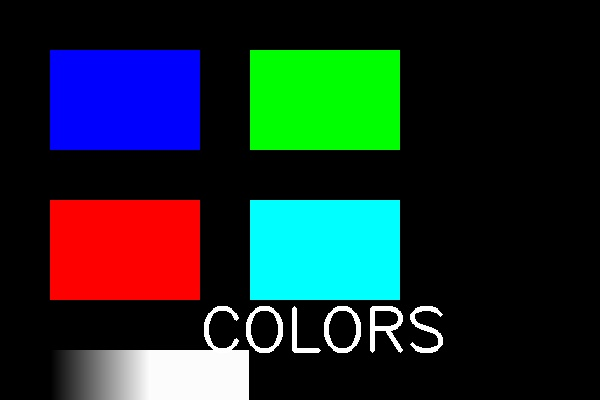
#> input picture 2025-10-01_taller_2_cv_3d/ejercicios/04_imagen_matriz_pixeles/assets/sample_image.jpg, 600 x 400 px
$ python imagen_matriz.py
#> lines starting #> are read from the running program, lines starting #| are printed output that depends on the picture; after the words box and inside, x2 and y2 are one past the last pixel; in counts of white or black regions, pixels touching at a corner belong together
"""
Ejercicio 4: Imagen = Matriz - Canales, Slicing, Histogramas
Taller: Computación Visual & 3D

Objetivo: Manipular pixeles y regiones directamente.
Implementa separación RGB/HSV, editar regiones por slicing, histograma de intensidades,
brillo/contraste, y operaciones de matriz directas.
"""

import cv2
import numpy as np
import matplotlib.pyplot as plt
from pathlib import Path
import os

class ImagenMatriz:
    def __init__(self, image_path):
        """
        Inicializa el procesador de matrices de imagen con OpenCV

        Args:
            image_path (str): Ruta a la imagen de entrada
        """
        self.image_path = image_path
        self.original = None
        self.original_rgb = None
        self.results = {}

    def load_image(self):
        """Carga la imagen original"""
        self.original = cv2.imread(self.image_path)
        if self.original is None:
            raise ValueError(f"No se pudo cargar la imagen: {self.image_path}")

        # Convertir BGR a RGB para matplotlib
        self.original_rgb = cv2.cvtColor(self.original, cv2.COLOR_BGR2RGB)
        print(f"Imagen cargada: {self.original.shape}")

    def separate_channels(self):
        """Separa los canales RGB y HSV"""
        # Separar canales RGB
        r, g, b = cv2.split(self.original)
        self.results['red'] = r
        self.results['green'] = g
        self.results['blue'] = b

        # Convertir a HSV y separar canales
        hsv = cv2.cvtColor(self.original, cv2.COLOR_BGR2HSV)
        h, s, v = cv2.split(hsv)
        self.results['hue'] = h
        self.results['saturation'] = s
        self.results['value'] = v

        print("✓ Separación de canales RGB y HSV completada")

    def create_region_operations(self):
        """Crea operaciones de slicing y edición de regiones"""
        # Crear copias para edición
        img_copy1 = self.original_rgb.copy()
        img_copy2 = self.original_rgb.copy()
        img_copy3 = self.original_rgb.copy()

        # Operación 1: Cambiar color de una región específica
        # Seleccionar región (x1, y1, x2, y2)
        region1 = img_copy1[100:200, 150:300]  # Slicing de región
        region1[:, :] = [255, 0, 0]  # Cambiar a rojo
        self.results['region_red'] = img_copy1

        # Operación 2: Copiar y pegar región
        # Copiar región de una parte a otra
        source_region = img_copy2[50:150, 50:150]
        img_copy2[250:350, 250:350] = source_region  # Pegar en nueva ubicación
        self.results['region_copy_paste'] = img_copy2

        # Operación 3: Aplicar filtro a región específica
        # Aplicar blur gaussiano solo a una región
        region3 = img_copy3[200:300, 200:400]
        region3_blurred = cv2.GaussianBlur(region3, (15, 15), 0)
        img_copy3[200:300, 200:400] = region3_blurred
        self.results['region_blur'] = img_copy3

        # Operación 4: Crear máscara y aplicar operación
        mask = np.zeros(img_copy1.shape[:2], dtype=np.uint8)
        cv2.circle(mask, (300, 200), 80, 255, -1)  # Círculo blanco
        img_masked = self.original_rgb.copy()
        img_masked[mask == 255] = [0, 255, 0]  # Verde donde hay máscara
        self.results['region_masked'] = img_masked

        print("✓ Operaciones de slicing y edición de regiones completadas")

    def create_histograms(self):
        """Crea histogramas de intensidades para diferentes canales"""
        # Histograma de imagen en escala de grises
        gray = cv2.cvtColor(self.original, cv2.COLOR_BGR2GRAY)
        hist_gray = cv2.calcHist([gray], [0], None, [256], [0, 256])

        # Histogramas de canales RGB
        hist_r = cv2.calcHist([self.original], [2], None, [256], [0, 256])  # Red (BGR)
        hist_g = cv2.calcHist([self.original], [1], None, [256], [0, 256])  # Green
        hist_b = cv2.calcHist([self.original], [0], None, [256], [0, 256])  # Blue

        # Guardar histogramas como imágenes
        self.results['histogram_gray'] = hist_gray
        self.results['histogram_r'] = hist_r
        self.results['histogram_g'] = hist_g
        self.results['histogram_b'] = hist_b

        print("✓ Histogramas de intensidades calculados")

    def apply_brightness_contrast(self):
        """Aplica operaciones de brillo y contraste"""
        # Brillo y contraste manual
        alpha = 1.5  # Contraste (1.0 = sin cambio)
        beta = 50    # Brillo (0 = sin cambio)

        # Aplicar transformación: new_pixel = alpha * pixel + beta
        bright_contrast = cv2.convertScaleAbs(self.original, alpha=alpha, beta=beta)
        bright_contrast_rgb = cv2.cvtColor(bright_contrast, cv2.COLOR_BGR2RGB)
        self.results['bright_contrast'] = bright_contrast_rgb

        # Usar OpenCV para brillo y contraste
        # Crear lookup table para transformación
        lut = np.zeros((1, 256), dtype=np.uint8)
        for i in range(256):
            lut[0, i] = np.clip(alpha * i + beta, 0, 255)

        # Aplicar lookup table
        enhanced = cv2.LUT(self.original, lut)
        enhanced_rgb = cv2.cvtColor(enhanced, cv2.COLOR_BGR2RGB)
        self.results['enhanced'] = enhanced_rgb

        print("✓ Operaciones de brillo y contraste aplicadas")

    def create_matrix_operations(self):
        """Crea operaciones de matriz directas"""
        # Operación 1: Inversión de colores
        inverted = 255 - self.original_rgb
        self.results['inverted'] = inverted

        # Operación 2: Escala de grises manual (promedio de canales)
        gray_manual = np.mean(self.original_rgb, axis=2).astype(np.uint8)
        self.results['gray_manual'] = gray_manual

        # Operación 3: Operaciones bitwise
        # Crear máscara binaria
        gray = cv2.cvtColor(self.original, cv2.COLOR_BGR2GRAY)
        _, mask = cv2.threshold(gray, 127, 255, cv2.THRESH_BINARY)

        # Aplicar operaciones bitwise
        bitwise_and = cv2.bitwise_and(self.original_rgb, self.original_rgb, mask=mask)
        self.results['bitwise_and'] = bitwise_and

        # Operación 4: Transformaciones geométricas con matrices
        # Rotación usando matriz de transformación
        height, width = self.original_rgb.shape[:2]
        center = (width // 2, height // 2)
        rotation_matrix = cv2.getRotationMatrix2D(center, 45, 1.0)  # 45 grados
        rotated = cv2.warpAffine(self.original_rgb, rotation_matrix, (width, height))
        self.results['rotated'] = rotated

        print("✓ Operaciones de matriz directas completadas")

    def create_comparison_visualization(self):
        """Crea visualización comparativa de todas las operaciones"""
        # Configurar la figura
        fig, axes = plt.subplots(4, 4, figsize=(20, 16))
        fig.suptitle('Imagen = Matriz - Operaciones de Píxeles y Canales', fontsize=20, fontweight='bold')

        # Lista de operaciones a mostrar
        operations = [
            (self.original_rgb, 'Original'),
            (self.results['red'], 'Canal Rojo'),
            (self.results['green'], 'Canal Verde'),
            (self.results['blue'], 'Canal Azul'),
            (self.results['hue'], 'Canal Hue (HSV)'),
            (self.results['saturation'], 'Canal Saturación'),
            (self.results['value'], 'Canal Valor'),
            (self.results['region_red'], 'Región Roja'),
            (self.results['region_copy_paste'], 'Copia y Pega'),
            (self.results['region_blur'], 'Región con Blur'),
            (self.results['region_masked'], 'Región Enmascarada'),
            (self.results['bright_contrast'], 'Brillo/Contraste'),
            (self.results['inverted'], 'Invertido'),
            (self.results['gray_manual'], 'Gris Manual'),
            (self.results['bitwise_and'], 'Bitwise AND'),
            (self.results['rotated'], 'Rotado 45°')
        ]

        # Mostrar cada operación
        for i, (img, title) in enumerate(operations):
            row = i // 4
            col = i % 4
            ax = axes[row, col]

            if len(img.shape) == 3:  # Imagen a color
                ax.imshow(img)
            else:  # Imagen en escala de grises
                ax.imshow(img, cmap='gray')

            ax.set_title(title, fontsize=10, fontweight='bold')
            ax.axis('off')

        plt.tight_layout()
        return fig

    def create_histogram_visualization(self):
        """Crea visualización de histogramas"""
        fig, axes = plt.subplots(2, 2, figsize=(15, 10))
        fig.suptitle('Histogramas de Intensidades', fontsize=16, fontweight='bold')

        # Histograma de escala de grises
        gray = cv2.cvtColor(self.original, cv2.COLOR_BGR2GRAY)
        hist_gray = cv2.calcHist([gray], [0], None, [256], [0, 256])
        axes[0, 0].plot(hist_gray, color='black')
        axes[0, 0].set_title('Escala de Grises')
        axes[0, 0].set_xlabel('Intensidad')
        axes[0, 0].set_ylabel('Frecuencia')
        axes[0, 0].grid(True)

        # Histogramas RGB
        hist_r = cv2.calcHist([self.original], [2], None, [256], [0, 256])  # Red
        hist_g = cv2.calcHist([self.original], [1], None, [256], [0, 256])  # Green
        hist_b = cv2.calcHist([self.original], [0], None, [256], [0, 256])  # Blue

        axes[0, 1].plot(hist_r, color='red', label='Rojo')
        axes[0, 1].plot(hist_g, color='green', label='Verde')
        axes[0, 1].plot(hist_b, color='blue', label='Azul')
        axes[0, 1].set_title('Canales RGB')
        axes[0, 1].set_xlabel('Intensidad')
        axes[0, 1].set_ylabel('Frecuencia')
        axes[0, 1].legend()
        axes[0, 1].grid(True)

        # Histograma HSV
        hsv = cv2.cvtColor(self.original, cv2.COLOR_BGR2HSV)
        hist_h = cv2.calcHist([hsv], [0], None, [256], [0, 256])  # Hue
        hist_s = cv2.calcHist([hsv], [1], None, [256], [0, 256])  # Saturation
        hist_v = cv2.calcHist([hsv], [2], None, [256], [0, 256])  # Value

        axes[1, 0].plot(hist_h, color='orange', label='Hue')
        axes[1, 0].plot(hist_s, color='purple', label='Saturación')
        axes[1, 0].plot(hist_v, color='brown', label='Valor')
        axes[1, 0].set_title('Canales HSV')
        axes[1, 0].set_xlabel('Intensidad')
        axes[1, 0].set_ylabel('Frecuencia')
        axes[1, 0].legend()
        axes[1, 0].grid(True)

        # Comparación antes/después
        hist_original = cv2.calcHist([gray], [0], None, [256], [0, 256])
        enhanced_gray = cv2.cvtColor(self.results['bright_contrast'], cv2.COLOR_RGB2GRAY)
        hist_enhanced = cv2.calcHist([enhanced_gray], [0], None, [256], [0, 256])

        axes[1, 1].plot(hist_original, color='blue', label='Original', alpha=0.7)
        axes[1, 1].plot(hist_enhanced, color='red', label='Mejorado', alpha=0.7)
        axes[1, 1].set_title('Antes vs Después (Brillo/Contraste)')
        axes[1, 1].set_xlabel('Intensidad')
        axes[1, 1].set_ylabel('Frecuencia')
        axes[1, 1].legend()
        axes[1, 1].grid(True)

        plt.tight_layout()
        return fig

    def analyze_matrix_operations(self):
        """Analiza las operaciones de matriz realizadas"""
        print("\n" + "="*60)
        print("ANÁLISIS DE OPERACIONES DE MATRIZ")
        print("="*60)

        # Análisis de canales
        print("\n1. SEPARACIÓN DE CANALES:")
        print("   • RGB: Rojo, Verde, Azul - canales de color aditivos")
        print("   • HSV: Hue (matiz), Saturación, Valor - representación perceptual")
        print("   • Cada canal es una matriz 2D independiente")

        # Análisis de slicing
        print("\n2. OPERACIONES DE SLICING:")
        print("   • Slicing: img[y1:y2, x1:x2] para seleccionar regiones")
        print("   • Edición directa: Modificar píxeles por coordenadas")
        print("   • Máscaras: Aplicar operaciones solo a regiones específicas")

        # Análisis de histogramas
        print("\n3. ANÁLISIS DE HISTOGRAMAS:")
        gray = cv2.cvtColor(self.original, cv2.COLOR_BGR2GRAY)
        hist = cv2.calcHist([gray], [0], None, [256], [0, 256])

        # Calcular estadísticas del histograma
        mean_intensity = np.mean(gray)
        std_intensity = np.std(gray)
        min_intensity = np.min(gray)
        max_intensity = np.max(gray)

        print(f"   • Intensidad promedio: {mean_intensity:.1f}")
        print(f"   • Desviación estándar: {std_intensity:.1f}")
        print(f"   • Rango de intensidades: {min_intensity} - {max_intensity}")

        # Análisis de operaciones
        print("\n4. OPERACIONES DE MATRIZ:")
        print("   • Inversión: 255 - pixel (operación elemento a elemento)")
        print("   • Brillo/Contraste: alpha * pixel + beta")
        print("   • Transformaciones geométricas: Matrices de rotación/traslación")
        print("   • Operaciones bitwise: AND, OR, XOR a nivel de bits")

    def save_individual_results(self, output_dir):
        """Guarda cada resultado individualmente"""
        output_path = Path(output_dir)
        output_path.mkdir(exist_ok=True)

        # Guardar imágenes de canales
        for name, img in self.results.items():
            if name.startswith('histogram'):
                continue  # Los histogramas se guardan por separado

            filename = f"{name}.png"
            filepath = output_path / filename

            if len(img.shape) == 3:  # Imagen a color
                # Convertir RGB a BGR para OpenCV
                img_bgr = cv2.cvtColor(img, cv2.COLOR_RGB2BGR)
                cv2.imwrite(str(filepath), img_bgr)
            else:  # Imagen en escala de grises
                cv2.imwrite(str(filepath), img)

            print(f"✓ Guardado: {filepath}")

    def run_complete_analysis(self, output_dir="../resultados"):
        """Ejecuta el análisis completo"""
        print("Iniciando análisis de Imagen = Matriz...")
        print("="*50)

        # Cargar imagen
        self.load_image()

        # Aplicar operaciones
        self.separate_channels()
        self.create_region_operations()
        self.create_histograms()
        self.apply_brightness_contrast()
        self.create_matrix_operations()

        # Crear visualizaciones
        fig1 = self.create_comparison_visualization()
        comparison_path = Path(output_dir) / "comparison_matrix_operations.png"
        fig1.savefig(str(comparison_path), dpi=300, bbox_inches='tight')
        print(f"✓ Comparación guardada en: {comparison_path}")
        plt.show()

        # Crear visualización de histogramas
        fig2 = self.create_histogram_visualization()
        histogram_path = Path(output_dir) / "histograms_analysis.png"
        fig2.savefig(str(histogram_path), dpi=300, bbox_inches='tight')
        print(f"✓ Histogramas guardados en: {histogram_path}")
        plt.show()

        # Guardar resultados individuales
        self.save_individual_results(output_dir)

        # Análisis
        self.analyze_matrix_operations()

        print("\n" + "="*50)
        print("✓ Análisis completo finalizado!")

def main():
    """Función principal"""
    # Crear directorio de resultados
    output_dir = Path("../resultados")
    output_dir.mkdir(exist_ok=True)

    # Ruta de imagen de ejemplo (se puede cambiar)
    image_path = "../assets/sample_image.jpg"

    # Si no existe la imagen de ejemplo, crear una
    if not os.path.exists(image_path):
        print("Creando imagen de ejemplo...")
        # Crear una imagen de prueba con colores y patrones
        test_image = np.zeros((400, 600, 3), dtype=np.uint8)

        # Agregar regiones de diferentes colores
        # Región roja
        test_image[50:150, 50:200] = [255, 0, 0]  # Rojo

        # Región verde
        test_image[50:150, 250:400] = [0, 255, 0]  # Verde

        # Región azul
        test_image[200:300, 50:200] = [0, 0, 255]  # Azul

        # Región amarilla
        test_image[200:300, 250:400] = [255, 255, 0]  # Amarillo

        # Región con gradiente
        for i in range(100):
            intensity = int(255 * i / 100)
            test_image[350:400, 50 + i:150 + i] = [intensity, intensity, intensity]

        # Agregar texto
        cv2.putText(test_image, "COLORS", (200, 350),
                   cv2.FONT_HERSHEY_SIMPLEX, 2, (255, 255, 255), 3)

        # Guardar imagen de prueba
        os.makedirs("../assets", exist_ok=True)
        cv2.imwrite(image_path, test_image)
        print(f"✓ Imagen de ejemplo creada: {image_path}")

    # Ejecutar análisis
    matriz = ImagenMatriz(image_path)
    matriz.run_complete_analysis(str(output_dir))
#> in load_image, self.original is the input picture: shape (400, 600, 3); mean B, G, R 43.2, 43.1, 27.2
#| Imagen cargada: (400, 600, 3)
#> in create_region_operations, `region3_blurred = cv2.GaussianBlur(region3, (15, 15), 0)`:
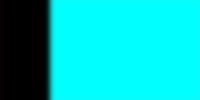
#> region3_blurred: shape (100, 200, 3); mean R, G, B 0.9, 191.1, 191
#> in create_region_operations, `cv2.circle(mask, (300, 200), 80, 255, -1)`:
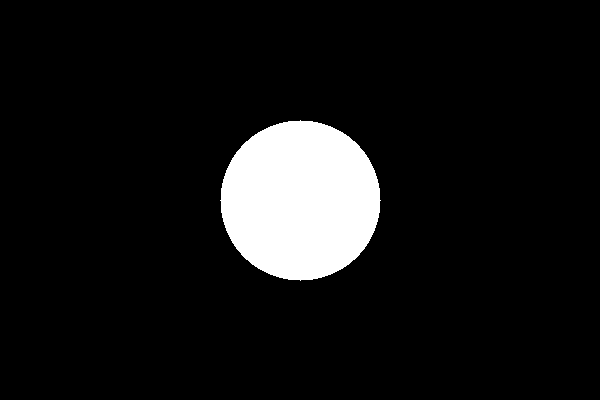
#> mask: shape (400, 600); 8.4% white; 1 white region, box (x1, y1, x2, y2) and area: (220, 120, 381, 281) 20081
#> in create_histograms, `gray = cv2.cvtColor(self.original, cv2.COLOR_BGR2GRAY)`:
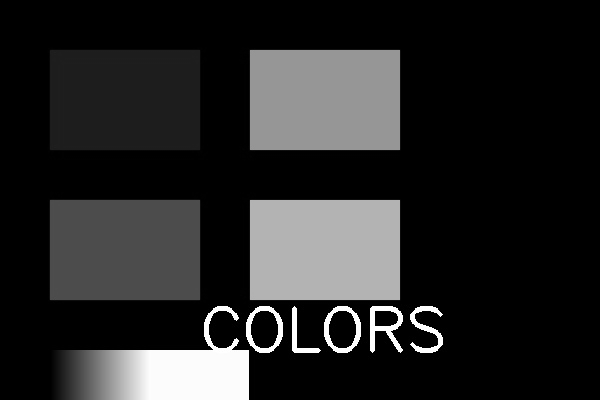
#> gray: shape (400, 600); min 0, max 255, mean 38.4
#> in create_histograms, `hist_gray = cv2.calcHist([gray], [0], None, [256], [0, 256])`: hist_gray = 256 values, max 160484 at index 0, min 0 at index 19, mean 937.5
#> in create_histograms, `hist_r = cv2.calcHist([self.original], [2], None, [256], [0, 256])`: hist_r = 256 values, max 202958 at index 0, min 0 at index 16, mean 937.5
#> in create_histograms, `hist_g = cv2.calcHist([self.original], [1], None, [256], [0, 256])`: hist_g = 256 values, max 188570 at index 0, min 0 at index 32, mean 937.5
#> in create_histograms, `hist_b = cv2.calcHist([self.original], [0], None, [256], [0, 256])`: hist_b = 256 values, max 176255 at index 0, min 0 at index 13, mean 937.5
#> in create_matrix_operations, `rotated = cv2.warpAffine(self.original_rgb, rotation_matrix, (width, h..`:
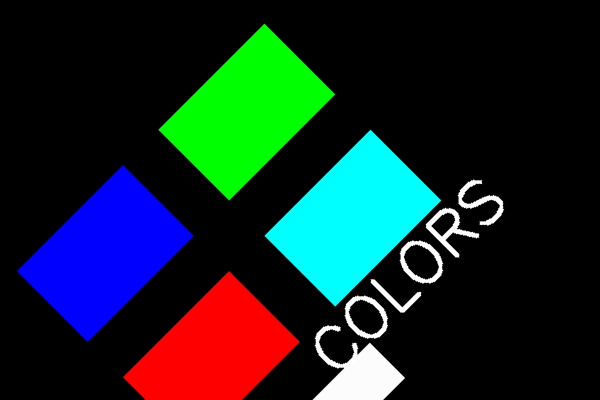
#> rotated: shape (400, 600, 3); mean R, G, B 19.9, 38.2, 38.3
#> the loop in create_comparison_visualization, `for i, (img, title) in enumerate(operations):` made 16 passes
#> (title, row, col) on passes 1 to 4: ('Original', 0, 0), ('Canal Rojo', 0, 1), ('Canal Verde', 0, 2), ('Canal Azul', 0, 3)
#> in run_complete_analysis, `fig1.savefig(str(comparison_path), dpi=300, bbox_inches='tight')`:
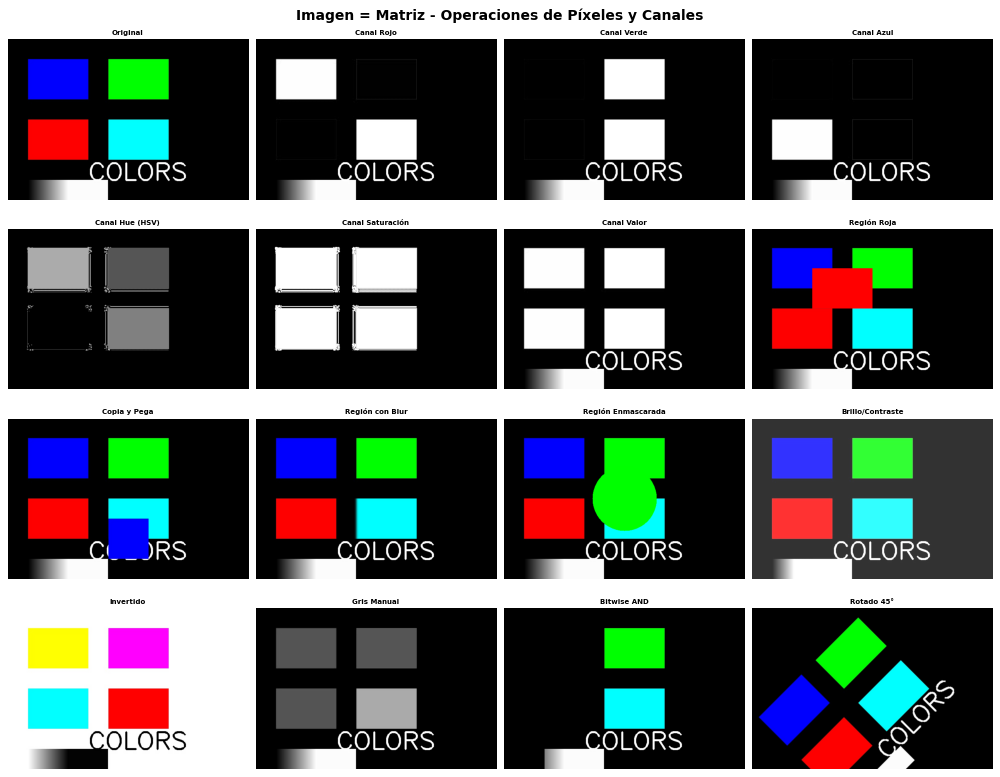
#> figure drawn by matplotlib, 16 panels
#> in create_histogram_visualization, `hist_h = cv2.calcHist([hsv], [0], None, [256], [0, 256])`: hist_h = 256 values, max 189712 at index 0, min 0 at index 2, mean 937.5
#> in create_histogram_visualization, `hist_s = cv2.calcHist([hsv], [1], None, [256], [0, 256])`: hist_s = 256 values, max 172101 at index 0, min 0 at index 1, mean 937.5
#> in create_histogram_visualization, `hist_v = cv2.calcHist([hsv], [2], None, [256], [0, 256])`: hist_v = 256 values, max 156793 at index 0, min 0 at index 36, mean 937.5
#> in create_histogram_visualization, `hist_original = cv2.calcHist([gray], [0], None, [256], [0, 256])`: hist_original has the same summary as hist_gray in create_histograms
#> in create_histogram_visualization, `enhanced_gray = cv2.cvtColor(self.results['bright_contrast'], cv2.COLO..`:
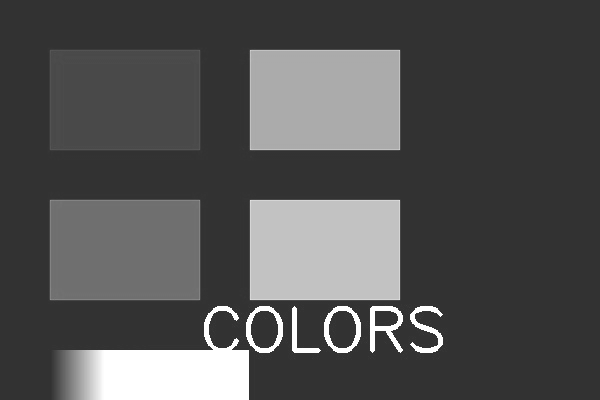
#> enhanced_gray: shape (400, 600); min 50, max 255, mean 82.2
#> in create_histogram_visualization, `hist_enhanced = cv2.calcHist([enhanced_gray], [0], None, [256], [0, 25..`: hist_enhanced = 256 values, max 158352 at index 50, min 0 at index 0, mean 937.5
#> in run_complete_analysis, `fig2.savefig(str(histogram_path), dpi=300, bbox_inches='tight')`:
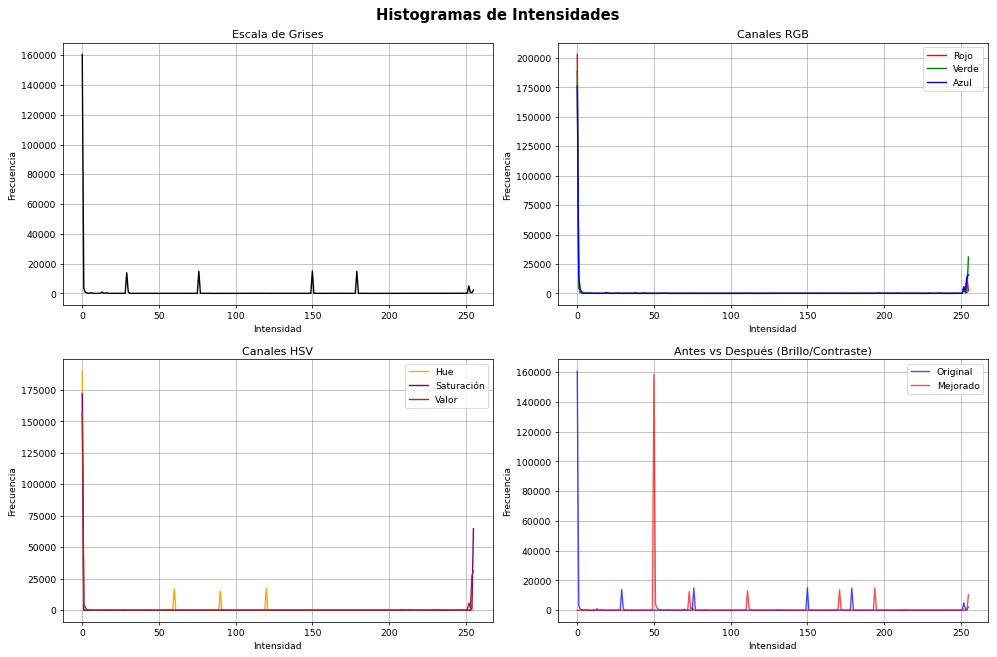
#> figure drawn by matplotlib, 4 panels; panel 1: curve peaks at x = 0, y = 160484; panel 2: curve peaks at x = 0, y = 202958; panel 2: curve peaks at x = 0, y = 188570; panel 2: curve peaks at x = 0, y = 176255
#> the loop in save_individual_results, `for name, img in self.results.items():` made 20 passes
#> (name, filename) on passes 1 to 4: ('red', 'red.png'), ('green', 'green.png'), ('blue', 'blue.png'), ('hue', 'hue.png')
#> (printed output is left out)
#> in analyze_matrix_operations, `hist = cv2.calcHist([gray], [0], None, [256], [0, 256])`: hist has the same summary as hist_gray in create_histograms
#> in analyze_matrix_operations, `mean_intensity = np.mean(gray)`: mean_intensity = 38.39
#> in analyze_matrix_operations, `std_intensity = np.std(gray)`: std_intensity = 70.33
#> in analyze_matrix_operations, `min_intensity = np.min(gray)`: min_intensity = 0
#> in analyze_matrix_operations, `max_intensity = np.max(gray)`: max_intensity = 255
#|    • Intensidad promedio: 38.4
#|    • Desviación estándar: 70.3
#|    • Rango de intensidades: 0 - 255

if __name__ == "__main__":
    main()
